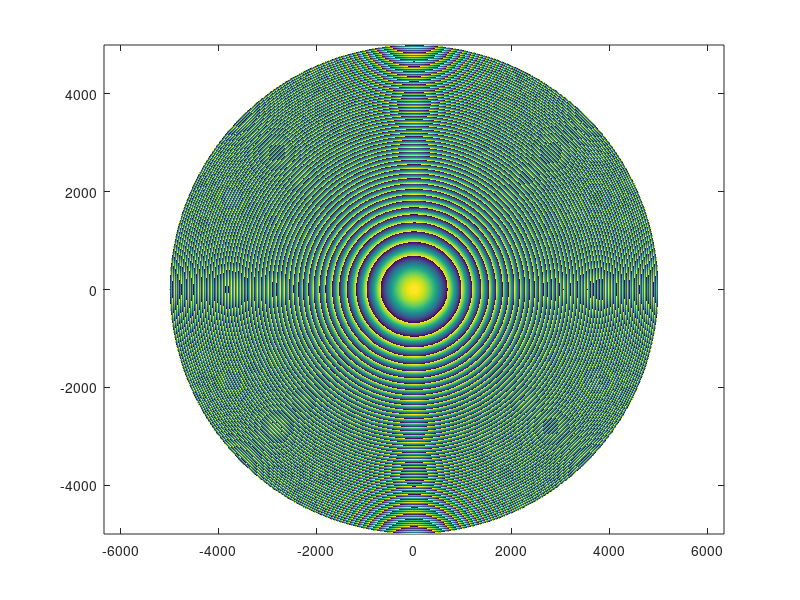
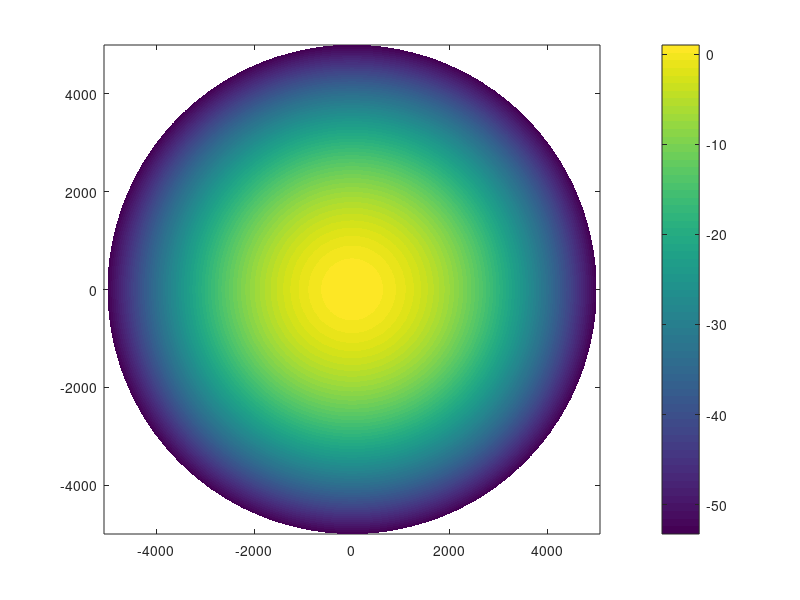
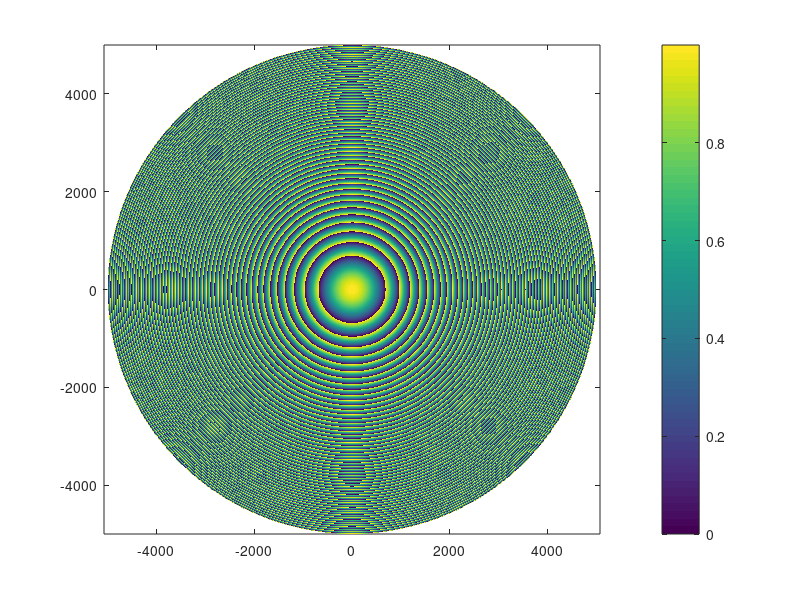
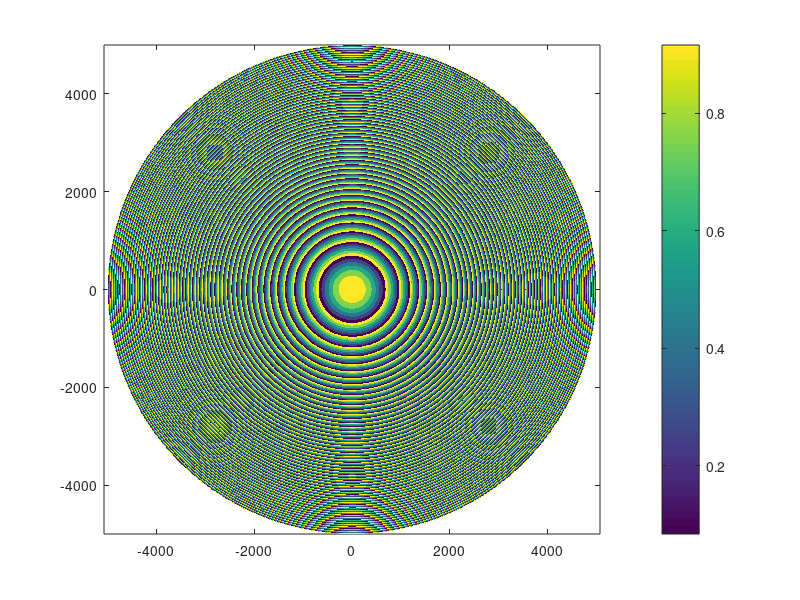

Write the MATLAB code that produced these figures, in order.
%% Lesson 0: Getting to know the problem
% An optical engineer your're working with, gives you a phase mask file |phasemask.xlsx|
% 
% 
% 
% |lesson0.mat| file has the table from the |.xlsx| file as Matlab's matrix 
% (excluding the third column). First, you load it into the workspace:

load('datafiles/lesson0.mat','data');
size(data)
% Task 1. Make a polar plot of the 'before' data (second column) on a Cartesian grid.

Rmin = data(1,1);
Rmax = data(end,1);
[X, Y] = meshgrid(-Rmax:5:Rmax);
R = sqrt(X.^2 + Y.^2);
map = nan(size(X));
I = R <= Rmax & R >= Rmin;
map(I) = interp1(data(:,1),data(:,2),R(I),'linear');
figure; pcolor(X,Y,mod(map,1)); shading flat; axis equal
%% 
% Or, using unwrapped data

data(:,2) = unwrap(data(:,2)*2*pi)/2/pi;
map(I) = interp1(data(:,1),data(:,2),R(I),'spline');
figure; pcolor(X,Y,map); shading flat; colorbar; axis equal
%%
figure; pcolor(X,Y,mod(map,1)); shading flat; colorbar; axis equal
% Task 2. Discretize the phase mask into N (6, 8, 16) levels between 0 and 1.

N = 6;
lvls = linspace(0,1,N+1);
lvls = lvls(2:end) - lvls(2)/2;
map = mod(map,1);
I = ~isnan(map);
[~, ilvl] = min(abs(map(I)-lvls),[],2);
map(I) = lvls(ilvl);
figure; pcolor(X,Y,map); shading flat; colorbar; axis equal

% Task 3. Test
